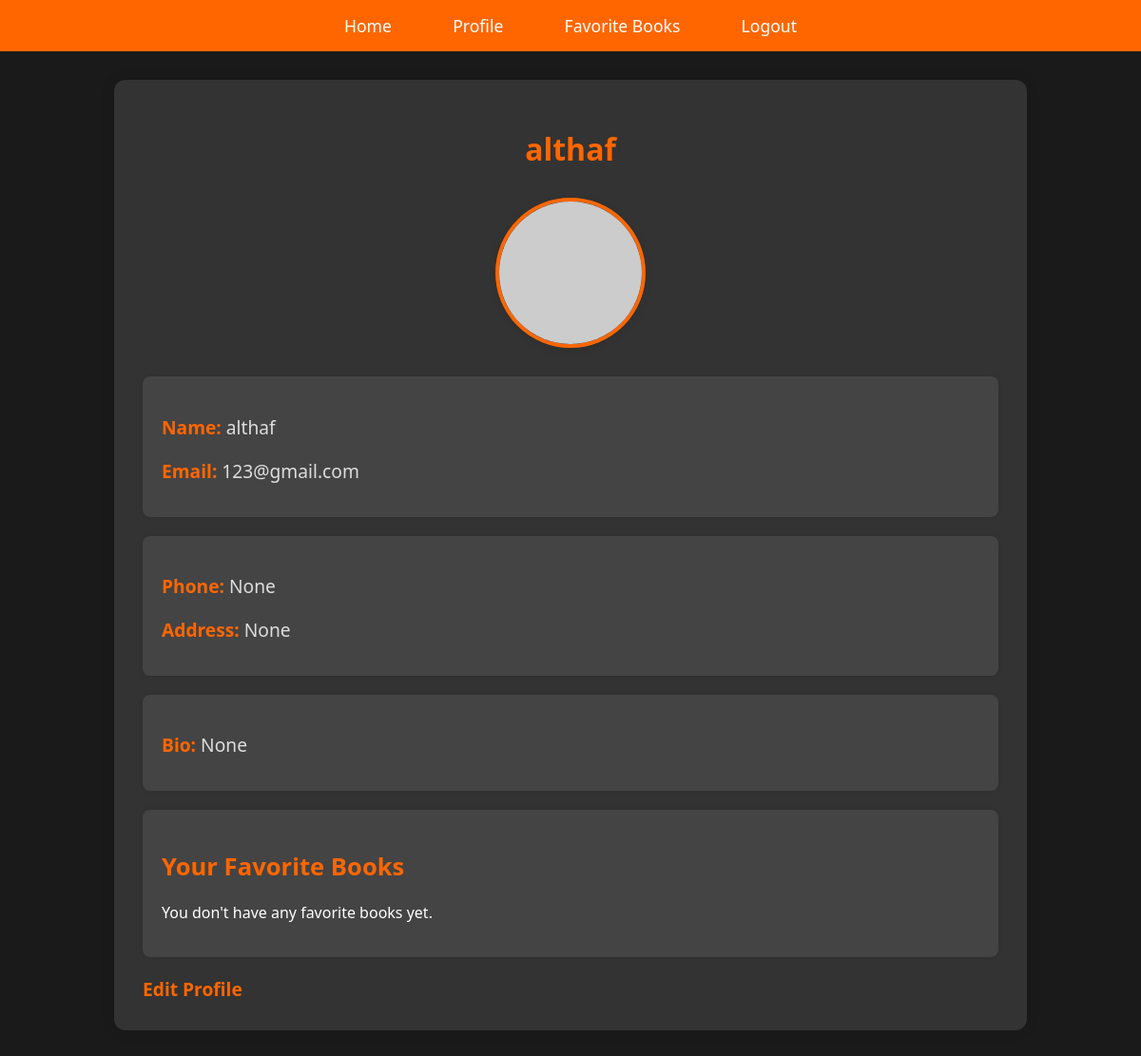
Screenshot of /profile/ (signed in) with the database file from the repository.
### books/models.py (models this page shows, shortened)
class Profile(models.Model):
    user = models.OneToOneField(User, on_delete=models.CASCADE)  # Link to the User model
    name = models.CharField(max_length=255, blank=True, null=True)  # User's name
    address = models.TextField(blank=True, null=True)  # User's address
    phone = models.CharField(max_length=15, blank=True, null=True)  # User's phone number
    email = models.EmailField(blank=True, null=True)  # User's email address
    bio = models.TextField(blank=True, null=True)  # Short bio
    profile_picture = models.ImageField(upload_to='profile_pics/', blank=True, null=True)  # Profile picture

### books/views.py (the view)
# urls.py: path('profile/', views.user_profile, name='user_profile'),
@login_required
def user_profile(request):
    user = request.user
    try:
        profile = user.profile
    except Profile.DoesNotExist:
        profile = Profile.objects.create(user=user)
    favorite_books = Favorite.objects.filter(user=user)
    favorite_books_list = [favorite.book for favorite in favorite_books]  # Assuming 'book' is a field in the Favorite model
    return render(request, 'user/profile.html', {
        'user': user,
        'profile': profile,
        'favorite_books': favorite_books_list,  # Pass the list of favorite books
    })

### templates/user/profile.html (shortened to what this page needs)
<!DOCTYPE html>
<html lang="en">
<head>
</head>
<body>
    <div class="navbar">
        <a href="{% url 'book_list' %}">Home</a>
        <a href="{% url 'user_profile' %}">Profile</a>
        <a href="{% url 'favorite_books' %}">Favorite Books</a>
        <a href="{% url  'book_logout' %}">Logout</a>
    </div>
    <div class="container">
        <h1>{{ user.get_full_name }}</h1>
        <div class="profile-pic">
            {% if profile.profile_picture %}
                <img src="{{ profile.profile_picture.url }}" alt="Profile Picture">
            {% else %}
                <img src="https://via.placeholder.com/150" alt="Profile Picture">
            {% endif %}
        </div>
        <div class="info-card">
            <p><strong>Name:</strong> {{ user.get_full_name }}</p>
            <p><strong>Email:</strong> {{ user.email }}</p>
        </div>
        <div class="info-card">
            <p><strong>Phone:</strong> {{ profile.phone }}</p>
            <p><strong>Address:</strong> {{ profile.address }}</p>
        </div>
        <div class="info-card">
            <p><strong>Bio:</strong> {{ profile.bio }}</p>
        </div>
        <div class="favorite-books-card">
            <h2>Your Favorite Books</h2>
            {% if favorite_books %}
                <ul class="favorite-books-list">
                    {% for book in favorite_books %}
                        <li>
                            {% if book.cover_image %}
                                <img src="{{ book.cover_image.url }}" alt="{{ book.title }} Image">
                            {% else %}
                                <img src="https://via.placeholder.com/50x75" alt="Book Image">
                            {% endif %}
                            <span>{{ book.title }} by {{ book.author }}</span>
                        </li>
                    {% endfor %}
                </ul>
            {% else %}
                <p>You don't have any favorite books yet.</p>
            {% endif %}
        </div>
        <a class="edit-profile-link" href="{% url 'edit_profile' %}">Edit Profile</a>
    </div>
</body>
</html>

### templates/user/profile.html (style rules this page uses)
body { font-family: 'Segoe UI', Tahoma, Geneva, Verdana, sans-serif; background-color: #1a1a1a; margin: 0; padding: 0; color: #fff; }
.navbar { background-color: #ff6600; padding: 15px; color: white; text-align: center; position: relative; }
.navbar a { color: white; padding: 10px 20px; text-decoration: none; font-size: 1.1rem; margin: 0 10px; border-radius: 5px; }
.container { width: 80%; max-width: 900px; margin: 30px auto; padding: 30px; background-color: #333; border-radius: 12px; box-shadow: 0 0 15px rgba(0, 0, 0, 0.1); }
h1 { text-align: center; color: #ff6600; font-size: 2rem; margin-bottom: 30px; }
.profile-pic { display: flex; justify-content: center; margin-bottom: 30px; }
.profile-pic img { width: 150px; height: 150px; border-radius: 50%; border: 4px solid #ff6600; box-shadow: 0 2px 8px rgba(0, 0, 0, 0.1); }
.info-card { margin: 20px 0; padding: 20px; background-color: #444; border-radius: 8px; box-shadow: 0 0 5px rgba(0, 0, 0, 0.1); }
.info-card p { font-size: 1.2rem; color: #ddd; margin-bottom: 15px; }
.info-card strong { color: #ff6600; font-weight: bold; }
.favorite-books-card { margin-top: 20px; padding: 20px; background-color: #444; border-radius: 8px; box-shadow: 0 0 5px rgba(0, 0, 0, 0.1); }
.favorite-books-card h2 { color: #ff6600; font-size: 1.6rem; margin-bottom: 20px; }
.edit-profile-link { text-decoration: none; color: #ff6600; font-size: 1.2rem; font-weight: bold; margin-top: 20px; display: inline-block; transition: color 0.3s ease; }

### rows the page displays
Profile: phone "None", address "None", bio "None"

### other values shown
{{ user.get_full_name }} "althaf"
{{ user.email }} "123@gmail.com"
